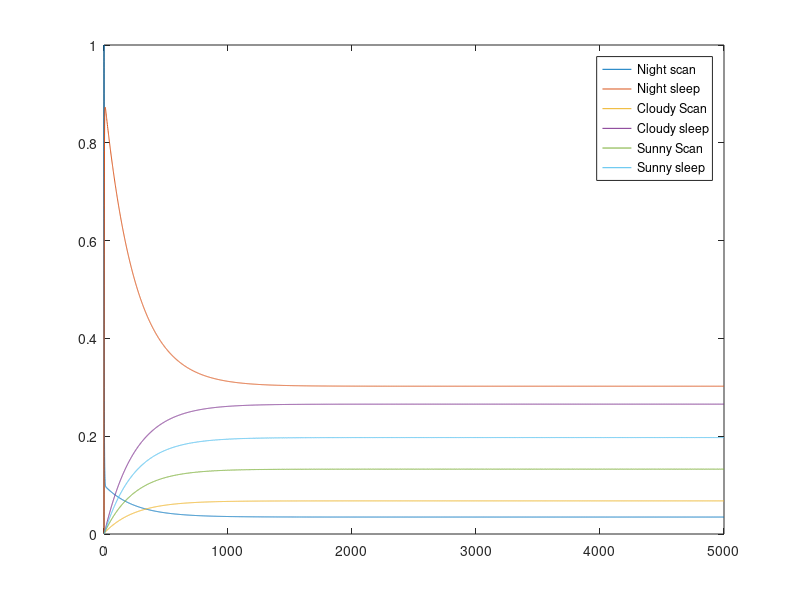

Recreate this plot in MATLAB.
Q = [
    -0.50277008 1/2 0 1/722 0 1/722 ;
    1/18 -0.05826558 1/738 0 1/738 0;
    0 1/722 -0.50414747 1/2 0 1/362;
    1/728 0 1/8 -0.12909101 1/368 0;
    0 1/722 0 1/362 -0.50414747 1/2;
    1/723 0 1/363 0 1/3 -0.33747128;
];

a1 = [12 0.1 12 0.1 12 0.1];
a2 = [1 0 1 0 1 0];
epsilon = [
    0 1 0 1 0 1;
    0 0 0 0 0 0;
    0 1 0 1 0 1;
    0 0 0 0 0 0 ;
    0 1 0 1 0 1;
    0 0 0 0 0 0;
];


p0 = [1 0 0 0 0 0];
Qp = [ones(6,1), Q(:,2:6)];
pi = p0 / Qp;

[t, sol] = ode45(@(t,x) Q' * x, [0 5000], p0');

plot(t, sol);
legend("Night scan", "Night sleep", "Cloudy Scan", "Cloudy sleep", "Sunny Scan", "Sunny sleep");

steady_probs = pi;

power_consumption = sum(steady_probs .* a1);
utilization = sum(steady_probs .* a2);

throughput = sum(sum(Q .* epsilon) .* steady_probs) * 24 * 60;

fprintf("Power consumption %f\n", power_consumption);
fprintf("Utilization %f\n", utilization);
fprintf("Scans per day %f\n", throughput);

